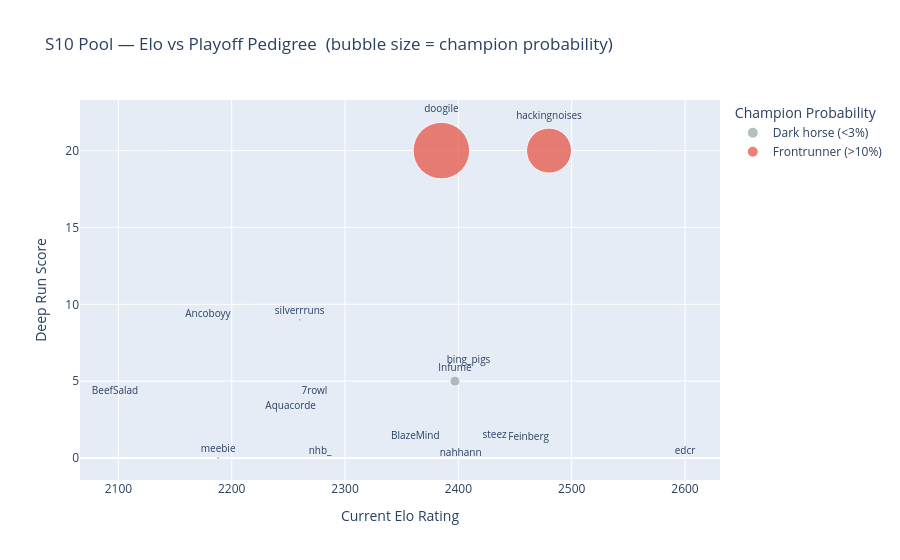

Here is the notebook cell this chart was saved with:
### Code cell
# Build a DataFrame for the Plotly scatter with champion probability info
champ_prob = sim_results.set_index('Player')['Champion%']   # Dict-like lookup by player name
top4_prob  = sim_results.set_index('Player')['Top4%']

plot_df = feat_s10.copy()
plot_df['champion_pct'] = plot_df['nickname'].map(champ_prob).fillna(0)  # Add champion %
plot_df['top4_pct']     = plot_df['nickname'].map(top4_prob).fillna(0)   # Add top 4 %

# Assign tier label based on champion probability thresholds
plot_df['tier'] = plot_df['champion_pct'].apply(
    lambda r: 'Frontrunner (>10%)' if r > 0.10 else
              'Contender (3-10%)'  if r > 0.03 else 'Dark horse (<3%)')

# Interactive scatter: Elo vs playoff pedigree, bubble = champion probability
fig = px.scatter(
    plot_df,
    x='elo',                  # X axis: current Elo rating
    y='deep_run_score',       # Y axis: career playoff pedigree score
    size='champion_pct',      # Bubble size: champion probability
    size_max=40,
    color='tier',
    text='nickname',
    hover_data={'elo': ':.0f', 'deep_run_score': True,
                'champion_pct': ':.1%', 'top4_pct': ':.1%', 'tier': False},
    title='S10 Pool — Elo vs Playoff Pedigree  (bubble size = champion probability)',
    labels={'elo': 'Current Elo Rating', 'deep_run_score': 'Deep Run Score'},
    color_discrete_map={
        'Frontrunner (>10%)': '#e74c3c',
        'Contender (3-10%)':  '#3498db',
        'Dark horse (<3%)':   '#95a5a6',
    },
)
fig.update_traces(textposition='top center', textfont_size=10)  # Label each point with player name
fig.update_layout(legend_title='Champion Probability')
fig.show()

winner = sim_results.iloc[0]  # Best-predicted player
print(f">> PREDICTED S10 CHAMPION: {winner['Player']} ({winner['Champion%']:.1%} of simulations) <<")

### Figure 1 — Plotly figure (JSON) as saved in the notebook; plotly's stock layout.template omitted (floating-point values rounded to 4 significant figures)
{"data": [{"customdata": [[0.0192, 0.0993, "Dark horse (<3%)"], [0.0004, 0.0275, "Dark horse (<3%)"], [0.0, 0.101, "Dark horse (<3%)"], [0.0, 0.0027, "Dark horse (<3%)"], [0.0, 0.1221, "Dark horse (<3%)"], [0.0, 0.1829, "Dark horse (<3%)"], [0.0001, 0.0023, "Dark horse (<3%)"], [0.0, 0.1105, "Dark horse (<3%)"], [0.0019, 0.6923, "Dark horse (<3%)"], [0.0, 0.0002, "Dark horse (<3%)"], [0.002, 0.5202, "Dark horse (<3%)"], [0.0003, 0.2683, "Dark horse (<3%)"], [0.0003, 0.0057, "Dark horse (<3%)"], [0.0, 0.0069, "Dark horse (<3%)"]], "hovertemplate": "Current Elo Rating=%{x:.0f}<br>Deep Run Score=%{y}<br>champion_pct=%{customdata[0]:.1%}<br>nickname=%{text}<br>top4_pct=%{customdata[1]:.1%}<extra></extra>", "legendgroup": "Dark horse (<3%)", "marker": {"color": "#95a5a6", "size": [0.0192, 0.0004, 0.0, 0.0, 0.0, 0.0, 0.0001, 0.0, 0.0019, 0.0, 0.002, 0.0003, 0.0003, 0.0], "sizemode": "area", "sizeref": 0.0003736, "symbol": "circle"}, "mode": "markers+text", "name": "Dark horse (<3%)", "orientation": "v", "showlegend": true, "text": ["Infume", "edcr", "Feinberg", "7rowl", "bing_pigs", "nahhann", "BlazeMind", "Aquacorde", "silverrruns", "BeefSalad", "meebie", "steez", "nhb_", "Ancoboyy"], "textfont": {"size": 10}, "textposition": "top center", "type": "scatter", "x": [2397.0, 2600.0, 2462.0, 2273.0, 2409.0, 2402.0, 2362.0, 2252.0, 2260.0, 2097.0, 2188.0, 2432.0, 2278.0, 2179.0], "xaxis": "x", "y": [5, 0, 1, 4, 6, 0, 1, 3, 9, 4, 0, 1, 0, 9], "yaxis": "y"}, {"customdata": [[0.5977, 0.8927, "Frontrunner (>10%)"], [0.3781, 0.9654, "Frontrunner (>10%)"]], "hovertemplate": "Current Elo Rating=%{x:.0f}<br>Deep Run Score=%{y}<br>champion_pct=%{customdata[0]:.1%}<br>nickname=%{text}<br>top4_pct=%{customdata[1]:.1%}<extra></extra>", "legendgroup": "Frontrunner (>10%)", "marker": {"color": "#e74c3c", "size": [0.5977, 0.3781], "sizemode": "area", "sizeref": 0.0003736, "symbol": "circle"}, "mode": "markers+text", "name": "Frontrunner (>10%)", "orientation": "v", "showlegend": true, "text": ["doogile", "hackingnoises"], "textfont": {"size": 10}, "textposition": "top center", "type": "scatter", "x": [2385.0, 2480.0], "xaxis": "x", "y": [20, 20], "yaxis": "y"}], "layout": {"legend": {"itemsizing": "constant", "title": {"text": "Champion Probability"}, "tracegroupgap": 0}, "title": {"text": "S10 Pool — Elo vs Playoff Pedigree  (bubble size = champion probability)"}, "xaxis": {"anchor": "y", "domain": [0.0, 1.0], "title": {"text": "Current Elo Rating"}}, "yaxis": {"anchor": "x", "domain": [0.0, 1.0], "title": {"text": "Deep Run Score"}}}}
